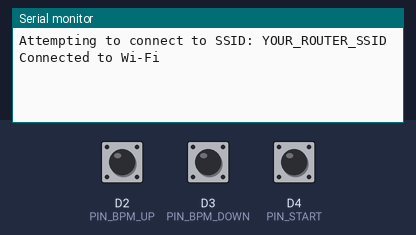
A sketch run on a simulated Arduino Uno R4 WiFi. Parts: the last lines printed to the serial monitor. The test bench sets the inputs (shaded band); at power-on: D2 (PIN_BPM_UP) HIGH, D4 (PIN_START) HIGH, D3 (PIN_BPM_DOWN) HIGH. WiFi joins after 1.5 s; servers stay silent unless stated.

Above: at 3.7 s.
3.8 s: D2 (PIN_BPM_UP) pulled LOW for 0.15 s
At 5.0 s:
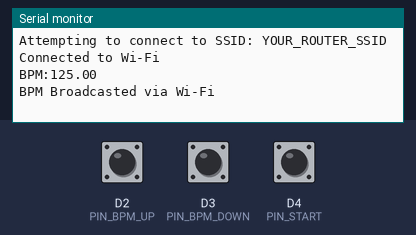
5.4 s: D4 (PIN_START) pulled LOW for 0.15 s
At 5.7 s:
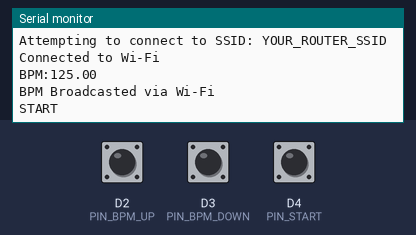
7.3 s: D4 (PIN_START) pulled LOW for 1 s
At 7.8 s:
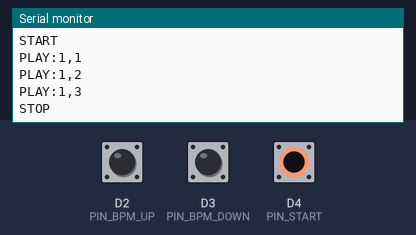
9.8 s: D3 (PIN_BPM_DOWN) pulled LOW for 0.15 s
At 10.9 s:
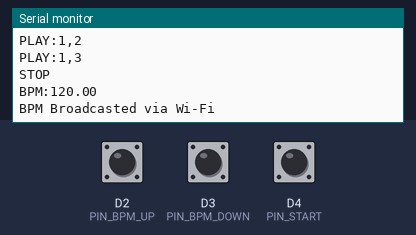
11.4 s: D3 (PIN_BPM_DOWN) pulled LOW for 1 s
At 12.2 s:
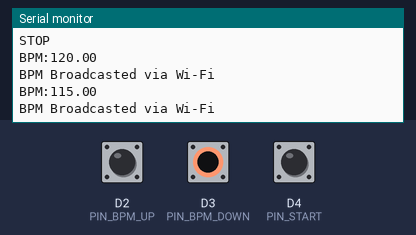

The sketch:

bpm.ino
```cpp
#include <WiFiS3.h>
#include <WiFiUdp.h>

// --- Wi-Fiと通信の設定 ---
char ssid[] = "YOUR_ROUTER_SSID"; // 使用するルータのSSIDを入力
char pass[] = "YOUR_ROUTER_PASS"; // 使用するルータのパスワードを入力
int status = WL_IDLE_STATUS;

WiFiUDP Udp;
unsigned int localPort = 2390; // 通信に使うポート番号
// サブネットが192.168.1.Xの場合のブロードキャスト（全員宛て）アドレス
IPAddress broadcastIP(192, 168, 1, 255);

// --- 使うピンの番号 ---
const int PIN_BPM_UP = 2;
const int PIN_BPM_DOWN = 3;
const int PIN_START = 4;

// --- 状態を覚えておくための変数 ---
float currentBPM = 120.0;
bool lastUpState = HIGH;
bool lastDownState = HIGH;
bool lastStartState = HIGH;

unsigned long previousTime = 0;
int currentBeat = 1;
int currentBar = 1;
bool isPlaying = false;

void setup() {
  Serial.begin(9600);

  pinMode(PIN_BPM_UP, INPUT_PULLUP);
  pinMode(PIN_BPM_DOWN, INPUT_PULLUP);
  pinMode(PIN_START, INPUT_PULLUP);

  // --- Wi-Fiへの接続処理 ---
  Serial.print("Attempting to connect to SSID: ");
  Serial.println(ssid);
  while (status != WL_CONNECTED) {
    status = WiFi.begin(ssid, pass);
    delay(1000); // 接続できるまで1秒ごとにリトライ
  }
  Serial.println("Connected to Wi-Fi");

  // UDP通信の開始
  Udp.begin(localPort);
}

void loop() {
  checkButtons();
  countBeats();
}

// ==========================================
// 処理関数
// ==========================================

void checkButtons() {
  bool upState = digitalRead(PIN_BPM_UP);
  bool downState = digitalRead(PIN_BPM_DOWN);
  bool startState = digitalRead(PIN_START);

  bool isBpmChanged = false;

  // BPMアップ
  if (lastUpState == HIGH && upState == LOW) {
    currentBPM += 5.0;
    isBpmChanged = true;
  }

  // BPMダウン
  if (lastDownState == HIGH && downState == LOW) {
    currentBPM -= 5.0;
    if (currentBPM < 30.0) currentBPM = 30.0;
    isBpmChanged = true;
  }

  // ★BPMが変わったら、楽器側ArduinoへWi-Fiで一斉送信する★
  if (isBpmChanged) {
    // 自分のPC(Processing)への通知
    Serial.print("BPM:");
    Serial.println(currentBPM);

    // 楽器側ArduinoへのWi-Fi通知
    broadcastTempoData();

    delay(50);
  }

  // スタート/ストップ
  if (lastStartState == HIGH && startState == LOW) {
    if (isPlaying == false) {
      isPlaying = true;
      currentBeat = 1;
      currentBar = 1;
      previousTime = millis();
      Serial.println("START");
    } else {
      isPlaying = false;
      Serial.println("STOP");
    }
    delay(50);
  }

  lastUpState = upState;
  lastDownState = downState;
  lastStartState = startState;
}

// 楽器側ArduinoへUDPブロードキャストでBPMを送信する関数 (設計書 3.3.8.1)
void broadcastTempoData() {
  // broadcastIP宛てに送ることで、ネットワーク内の全Arduinoが同時に受信できる
  Udp.beginPacket(broadcastIP, localPort);

  // 送るデータを作成 (例: "BPM:125.0")
  Udp.print("BPM:");
  Udp.print(currentBPM);

  Udp.endPacket();

  Serial.println("BPM Broadcasted via Wi-Fi");
}

void countBeats() {
  if (isPlaying == false) return;

  float beatTime = 60000.0 / currentBPM;
  unsigned long currentTime = millis();

  if (currentTime - previousTime >= (unsigned long)beatTime) {
    previousTime += (unsigned long)beatTime;

    // 自PC(スピーカー役)へ鳴らす合図
    Serial.print("PLAY:");
    Serial.print(currentBar);
    Serial.print(",");
    Serial.println(currentBeat);

    currentBeat++;
    if (currentBeat > 4) {
      currentBeat = 1;
      currentBar++;
    }
  }
}
```

Measured:
- after the input at 3.8 s, the serial monitor: prints a new line at once (image 1)
- after the input at 5.4 s, the serial monitor: prints a new line at once (image 2)
- after the input at 7.3 s, the serial monitor: prints a new line at once (image 3)
- after the input at 9.8 s, the serial monitor: prints a new line at once (image 4)
- after the input at 11.4 s, the serial monitor: prints a new line at once (image 5)
